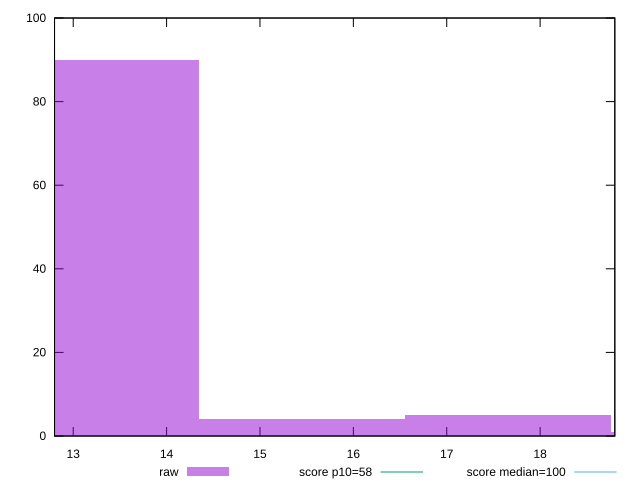

Write gnuplot code to recreate this figure.
reset

$raw <<EOF
13.243032801642716 90
19.864549202464076 1
15.450204935249836 4
17.657377068856956 5
EOF

set key outside below
set boxwidth 2.2071721336071195
set xrange [12.8:18.8]
set yrange [0:100]
set trange [0:100]
set style fill transparent solid 0.5 noborder

set parametric
set terminal svg size 640, 490 enhanced background rgb 'white'
set output "report_00018_2021-02-10T15-25-16.877Z/estimated-input-latency/samples/pages/raw/histogram.svg"

plot $raw title "raw" with boxes, \
     58,t title "score p10=58", \
     100,t title "score median=100"

reset
